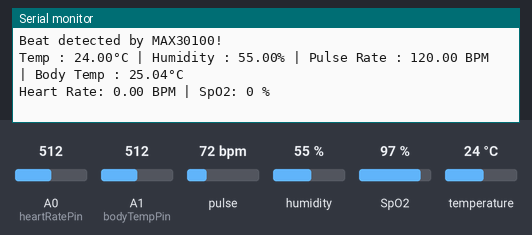
Bench run of a sketch on a simulated Arduino Uno, built with avr-gcc and run on an emulated ATmega328P. Shown: the last lines printed to the serial monitor. The inputs (shaded band) are chosen by the test bench; at power-on: pulse 72 bpm, humidity 55 %, A0 (heartRatePin) = 512, A1 (bodyTempPin) = 512, SpO2 97 %, temperature 24 °C.

Above: at 6.8 s.
6.9 s: pulse set to 42 bpm
At 12.25 s:
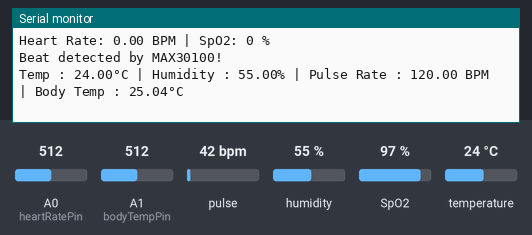
12.3 s: humidity set to 22 %
At 12.8 s:
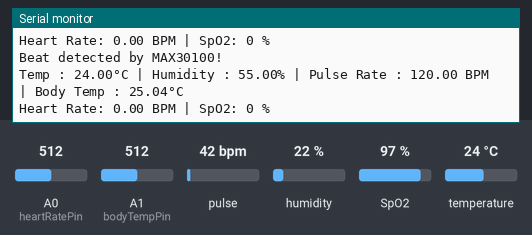
17.7 s: A0 (heartRatePin) set to 716
At 19.4 s:
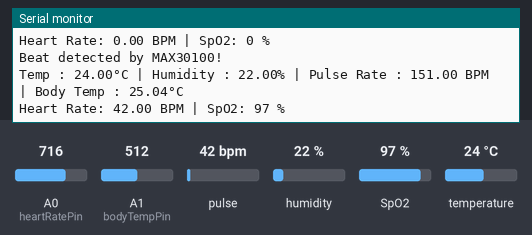
23.1 s: A1 (bodyTempPin) set to 716
At 24.8 s:
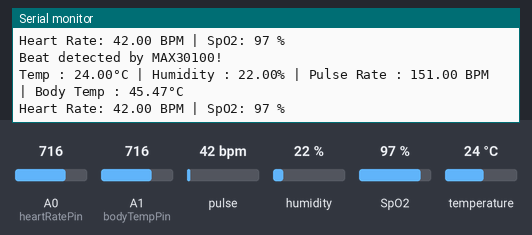
28.5 s: SpO2 set to 80 %
At 31.5 s:
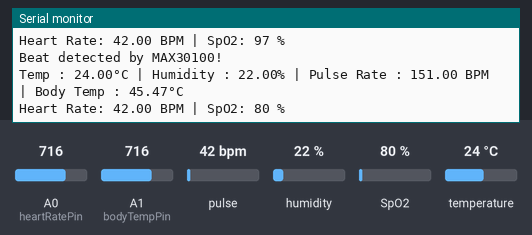
33.9 s: temperature set to 12 °C
At 38.1 s:
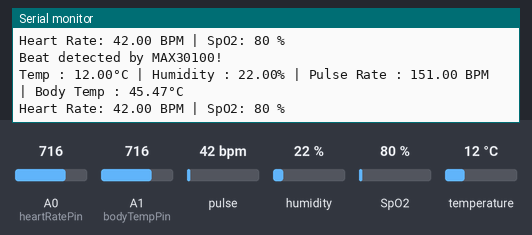
Timing chart, 0 to 39.6 s (numbered marks = the images above; inputs shaded):
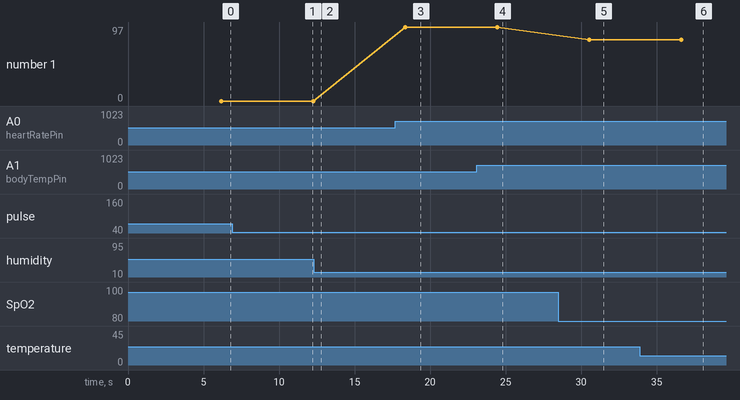

Measured:
- after the input at 17.7 s, the serial monitor: prints a new line after 0.58 s (image 3)
- after the input at 23.1 s, the serial monitor: prints a new line after 1.3 s (image 4)
- after the input at 28.5 s, the serial monitor: prints a new line after 2.0 s (image 5)
- after the input at 33.9 s, the serial monitor: prints a new line after 2.6 s (image 6)
- plotted number 1: 97 → 80 after the input at 28.5 s

The sketch:

IOT_Project.ino
```cpp
#include <DHT.h>
#include <Wire.h>
#include "MAX30100_PulseOximeter.h"

#define DHTPIN 2                      // -----Pin for DHT11S
#define DHTTYPE DHT11                 // -----DHT 11H
#define heartRatePin A0               // -----Pin for analog heart rate sensorY
#define bodyTempPin A1                // -----Pin for NTC MF72 10D20 sensorA
const int resistorValue = 10000;      // -----Known resistor value in ohM (10kΩ in voltage divider)

// Steinhart-Hart coefficients for the thermistor (adjust if necessary)
const float A = 0.001129148;
const float B = 0.000234125;
const float C = 0.0000000876741;

DHT dht(DHTPIN, DHTTYPE);  // Initialize DHTH sensor
PulseOximeter pox;        // Initialize MAX30100 pulse oximeter

uint32_t tsLastReport = 0;
const uint32_t REPORTING_PERIOD_MS = 1000;

void onBeatDetected() {
    Serial.println("Beat detected by MAX30100!"); // Callback for heartbeat detection
}

void setup() {
    Serial.begin(9600);
    dht.begin();

    Serial.print("Initializing MAX30100 pulse oximeter...");
    if (!pox.begin()) {
        Serial.println("FAILED"); // If MAX30100 initialization fails, loop indefinitely
        for (;;);
    } else {
        Serial.println("SUCCESS");
    }

    pox.setIRLedCurrent(MAX30100_LED_CURR_7_6MA); // Set LED current for MAX30100
    pox.setOnBeatDetectedCallback(onBeatDetected); // Set callback for beat detection
}

void loop() {
    // Update pulse oximeter readings continuously
    pox.update();

    // Read temperature and humidity from DHT11H sensor
    float tempC = dht.readTemperature();
    float humidity = dht.readHumidity();

    // Read pulse rate from analog heart rate sensor
    float pulseRate = readHeartRate();

    // Read body temperature from NTC thermistor
    float bodyTemp = readBodyTemp();

    // Print the collected results to the Serial Monitor
    Serial.print("Temp : ");
    Serial.print(tempC, 2); // Print temperature from DHT11H
    Serial.print("°C | Humidity : ");
    Serial.print(humidity, 2); // Print humidity from DHT11H
    Serial.print("% | Pulse Rate : ");
    Serial.print(pulseRate, 2); // Print pulse rate from analog sensor
    Serial.print(" BPM | Body Temp : ");
    if (bodyTemp == -999.0) {
        Serial.print("Error"); // Error if thermistor reading is invalid
    } else {
        Serial.print(bodyTemp, 2); // Print body temperature from thermistor
    }
    Serial.println("°C");

    // Print MAX30100 pulse oximeter readings every REPORTING_PERIOD_MS
    if (millis() - tsLastReport > REPORTING_PERIOD_MS) {
        Serial.print("Heart Rate: ");
        Serial.print(pox.getHeartRate()); // Print heart rate from MAX30100
        Serial.print(" BPM | SpO2: ");
        Serial.print(pox.getSpO2()); // Print SpO2 from MAX30100
        Serial.println(" %");

        tsLastReport = millis(); // Update timestamp for next report
    }

    delay(6000); // Delay between main loop readings (6 seconds)
}

float readHeartRate() {
    int heartRateValue = analogRead(heartRatePin); // Read analog heart rate sensor value
    float voltage = heartRateValue * (5.0 / 1023.0); // Convert analog reading to voltage

    // Simple pulse rate calculation (replace with your specific calibration)
    float pulseRate = map(heartRateValue, 0, 1023, 40, 200); // Example mapping, adjust as needed

    return pulseRate;
}

float readBodyTemp() {
    int ntcValue = analogRead(bodyTempPin); // Read thermistor analog value
    float voltage = ntcValue * (5.0 / 1023.0); // Convert analog reading to voltage

    // Check if voltage is within a reasonable range
    if (voltage < 0.1 || voltage > 10.9) {
        return -999.0; // Invalid voltage, return an error value
    }

    // Calculate the resistance of the thermistor based on the voltage divider
    float resistance = (5.0 * resistorValue / voltage) - resistorValue;

    // Apply Steinhart-Hart equation to calculate temperature in Kelvin
    float steinhart;
    steinhart = log(resistance); // Natural logarithm of resistance
    steinhart = 1 / (A + (B * steinhart) + (C * steinhart * steinhart * steinhart)); // SteinHart-Yart formula

    // Convert Kelvin to Celsius
    //
    float temperatureC = steinhart - 273.15;

    return temperatureC;
}
```
